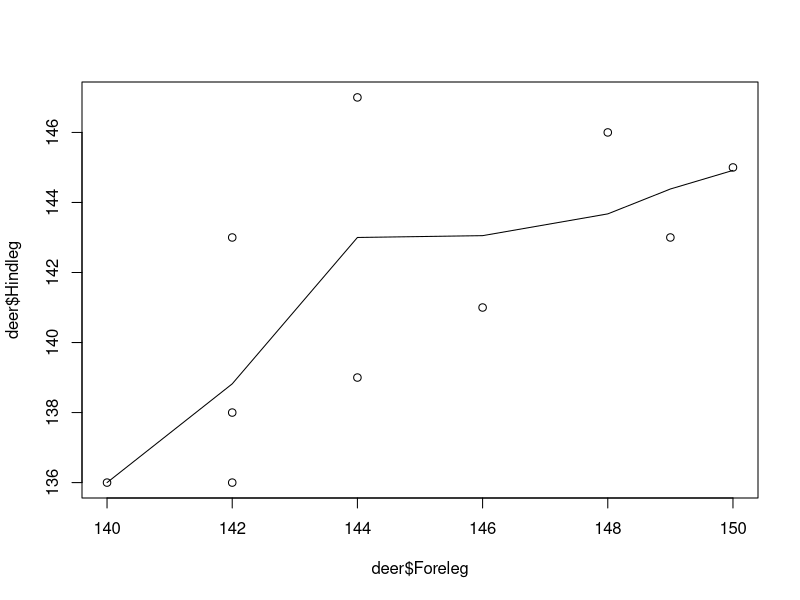

R code for this plot:
#paired t test for paired dataset (hind and foreleg length o a set of 10 deer)

deer=read.table("deer.txt",header=T)

deer.pairedt=t.test(deer$Foreleg,deer$Hindleg,paired=T)

deer.pairedt

#small P value so reject null hypothesis. So, leg lengths differ with 95% confidence interval of 1-5.5cm

plot(deer$Foreleg,deer$Hindleg)
lines(lowess(deer$Foreleg,deer$Hindleg))